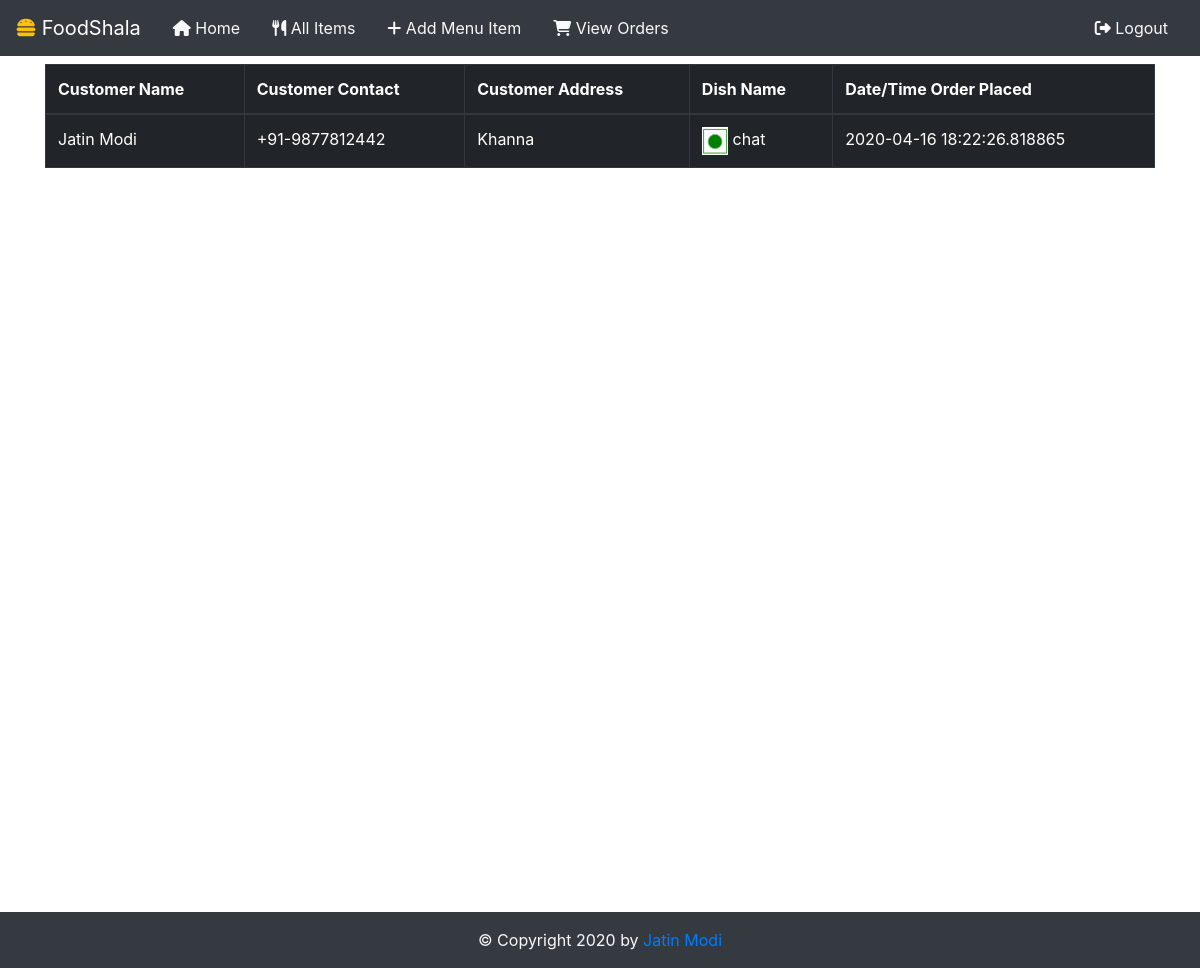
The app's page /totalorders (signed in), older data.
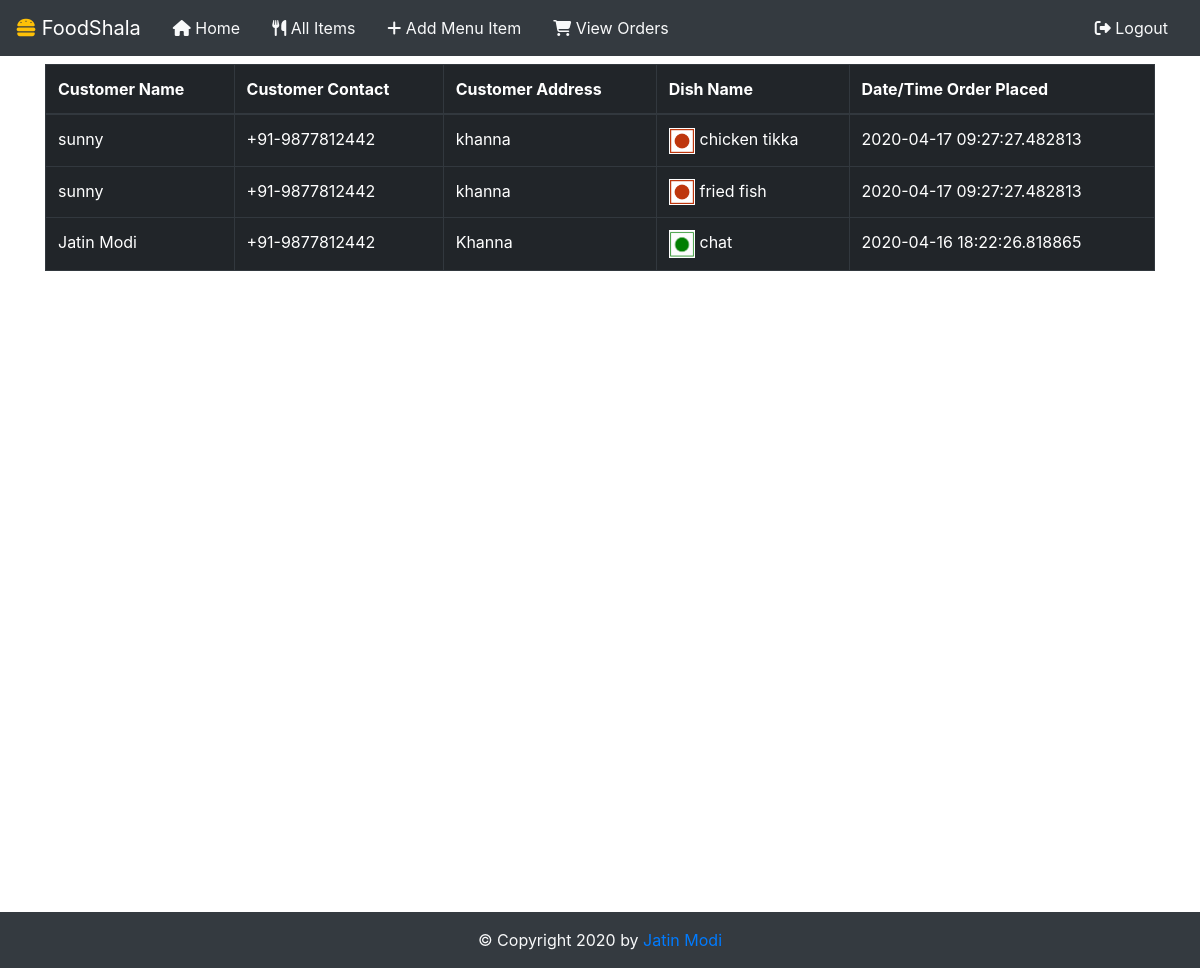
The same page, newer data.
### app.py (models this page shows)
class OrderHistory(db.Model):
	id = db.Column(db.Integer,primary_key=True)
	user = db.Column(db.String,ForeignKey('users.email'))
	itemId = db.Column(db.Integer,ForeignKey('items.id'))
	restaurantId = db.Column(db.Integer,ForeignKey('restaurants.id'))
	date = db.Column(db.DateTime,default=datetime.utcnow)

class Users(db.Model):
	__tablename__ = 'users'
	firstName = db.Column(db.String, nullable = False)
	lastName = db.Column(db.String)
	email = db.Column(db.String, primary_key = True)
	password = db.Column(db.String)
	mobile = db.Column(db.Integer)
	address = db.Column(db.String)
	veg = db.Column(db.Boolean)

class Items(db.Model):
	__tablename__ = 'items'
	restaurantId = db.Column(db.Integer,ForeignKey('restaurants.id'))
	restaurantName = db.Column(db.String)
	id = db.Column(db.Integer,primary_key=True)
	dishtype = db.Column(db.String)
	name = db.Column(db.String)
	price = db.Column(db.Float)
	veg = db.Column(db.Boolean)

### app.py (the view)
@app.route("/totalorders")
def totalOrders():
	if checkRestaurant():
		orders = OrderHistory.query.filter_by(restaurantId=session['restaurant']).order_by(desc(OrderHistory.date))
		total = []
		for x in orders:
			total.append((x,Users.query.filter_by(email=x.user).first(), Items.query.filter_by(id=x.itemId).first()))
		return render_template("totalOrders.html",orders=total)
	return redirect("/")

### app.py (called while the page is built)
def checkRestaurant():
	if 'restaurant' in session:
		return True
	return False

### templates/totalOrders.html (shortened to what this page needs)
{% include "restaurantHeader.html" %}
<div class="container mt-2" style="min-height: 100vh;position: relative;">
	{% if orders %}
	<table class="table table-dark table-hover table-bordered">
		<thead>
			<tr>
				<th>Customer Name</th>
				<th>Customer Contact</th>
				<th>Customer Address</th>
				<th>Dish Name</th>
				<th>Date/Time Order Placed</th>
			</tr>
		</thead>
		<tbody>
			{% for x in orders %}
			<tr>
				<td>{{ x[1].firstName }} {{ x[1].lastName }}</td>
				<td>+91-{{ x[1].mobile }}</td>
				<td>{{ x[1].address }}</td>
				<td>{% if x[2].veg %}
						<img style="width:2.6ch;padding: 1px;background-color: white" src="{{ 	url_for('static',filename='images/vegg.png') }}">
					{% endif %}
					{% if not x[2].veg %}
						<img style="width:2.6ch;padding: 1px;background-color: white" src="{{ url_for('static',filename='images/nonVeg.png') }}">
					{% endif %}
				{{ x[2].name }}</td>
				<td>{{ x[0].date }}</td>
			</tr>
			{% endfor %}
		</tbody>
	</table>
	{% endif %}
</div>
{% include "footer.html" %}

### templates/restaurantHeader.html (shortened to what this page needs)
<!DOCTYPE html>
<html>
<head>
<link href="{{ url_for('static',filename = 'css/bootstrap.css') }}" rel="stylesheet">
<nav class="navbar navbar-expand-lg navbar-dark bg-dark">
  <a class="navbar-brand" href="/"><i class="fas fa-hamburger text-warning"></i> FoodShala</a>
  <ul class=" d-flex nav" >
    <li>
      <a class="text-light nav-link" href="/"><i class="fas fa-home"></i> Home</a>
    </li>
  	<li>
  		<a class="text-light nav-link" href="/items"><i class="fas fa-utensils"></i> All Items</a>
  	</li>
  	<li>
  		<a class="text-light nav-link" href="/add_dish"><i class="fas fa-plus"></i> Add Menu Item</a>
  	</li>
    <li>
      <a class="text-light nav-link" href="/totalorders"><i class="fas fa-shopping-cart"></i> View Orders</a>
    </li>
  </ul>
  <a class="text-light nav-link ml-auto" href="/logout"><i class="fas fa-sign-out-alt"></i> Logout</a>
</nav>

### templates/footer.html
<div style="position: static;bottom: 0;" class="mt-5">
  	<div class="bg-dark text-center text-light p-3">
    	&copy; Copyright 2020 by <a href="https://www.github.com/jatinmodi001">Jatin Modi</a>
    </div>
  </div>

Row changes from the older to the newer data that the page shows:
added OrderHistory: firstName "sunny", mobile "9877812442", address "khanna", name "chicken tikka", date "2020-04-17 09:27:27.482813"
added OrderHistory: firstName "sunny", mobile "9877812442", address "khanna", name "fried fish", date "2020-04-17 09:27:27.482813"
